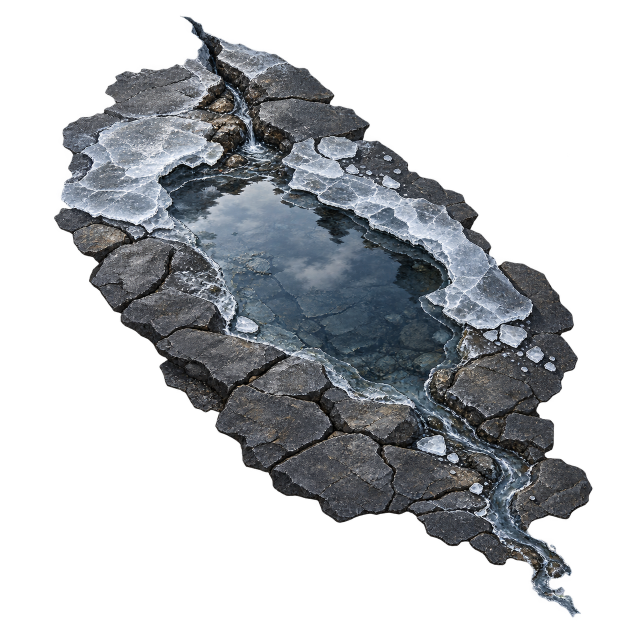
#> input picture docs/mobile-boreal-fixes/source/melt-pocket-generated.png, 1254 x 1254 px (shown at 1/2 size)
$ python prepare-boreal-details.py
#> lines starting #> are read from the running program, lines starting #| are printed output that depends on the picture
from pathlib import Path
from PIL import Image
import hashlib,json

root=Path(__file__).resolve().parents[1]
source=root/'docs/mobile-boreal-fixes/source'
out=root/'public/assets/boreal-details/melt-pocket-v1.png'
out.parent.mkdir(parents=True,exist_ok=True)
image=Image.open(source/'melt-pocket-generated.png').convert('RGBA')
#> image is the input picture: PIL image 1254x1254 RGBA; mean R, G, B, A 39.3, 41.9, 45.2, 107.1
assert image.getchannel('A').getextrema()[0]==0
image=image.crop(image.getchannel('A').getbbox())
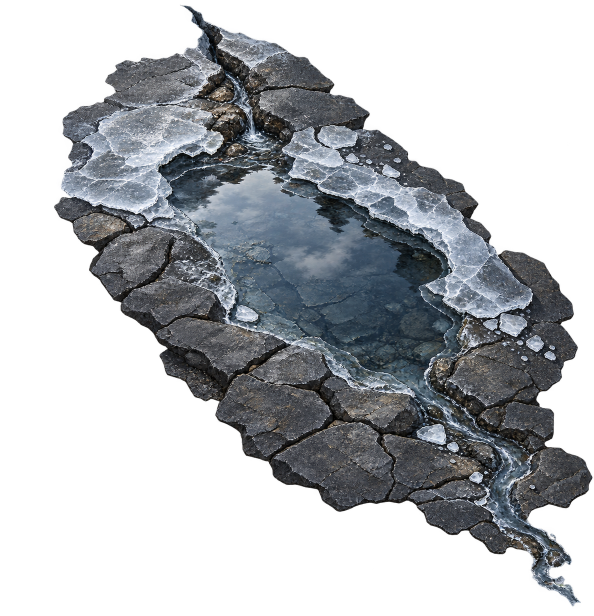
#> image: PIL image 1188x1232 RGBA (shown at 1/2 size); mean R, G, B, A 42.2, 45.1, 48.6, 115; transparent parts drawn white
image.thumbnail((480,480),Image.Resampling.LANCZOS)
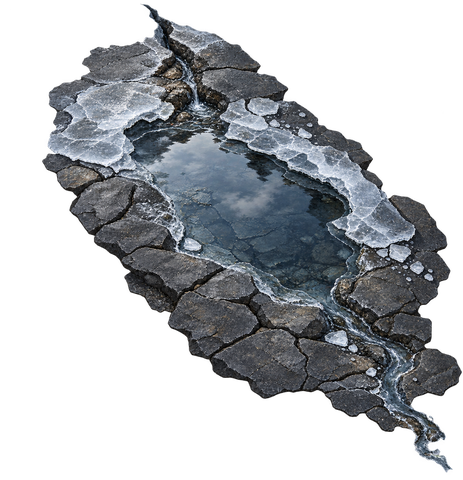
#> image: PIL image 463x480 RGBA; mean R, G, B, A 42.1, 44.9, 48.4, 115; transparent parts drawn white
packed=Image.new('RGBA',(512,512))
#> packed: PIL image 512x512 RGBA; every value is 0
packed.alpha_composite(image,((512-image.width)//2,(512-image.height)//2))
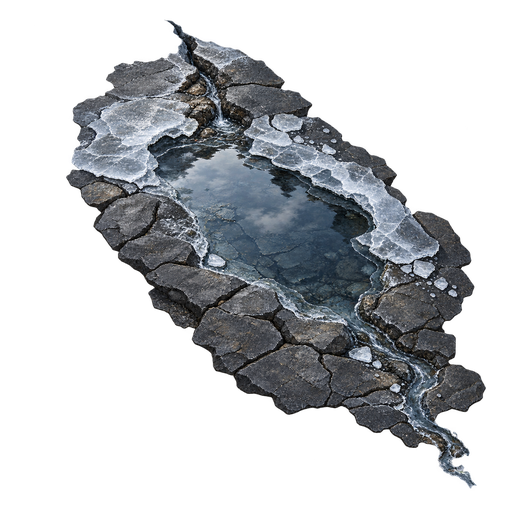
#> packed: PIL image 512x512 RGBA; mean R, G, B, A 35.7, 38.1, 41.1, 97.5; transparent parts drawn white
packed.save(out,optimize=True)
(source/'asset.json').write_text(json.dumps({'path':out.relative_to(root).as_posix(),'sha256':hashlib.sha256(out.read_bytes()).hexdigest(),'alphaBounds':packed.getchannel('A').getbbox(),'mode':'Built-in image_gen; alpha trim, resize and transparent padding only'},indent=2)+'\n',encoding='utf-8')
print(out)
